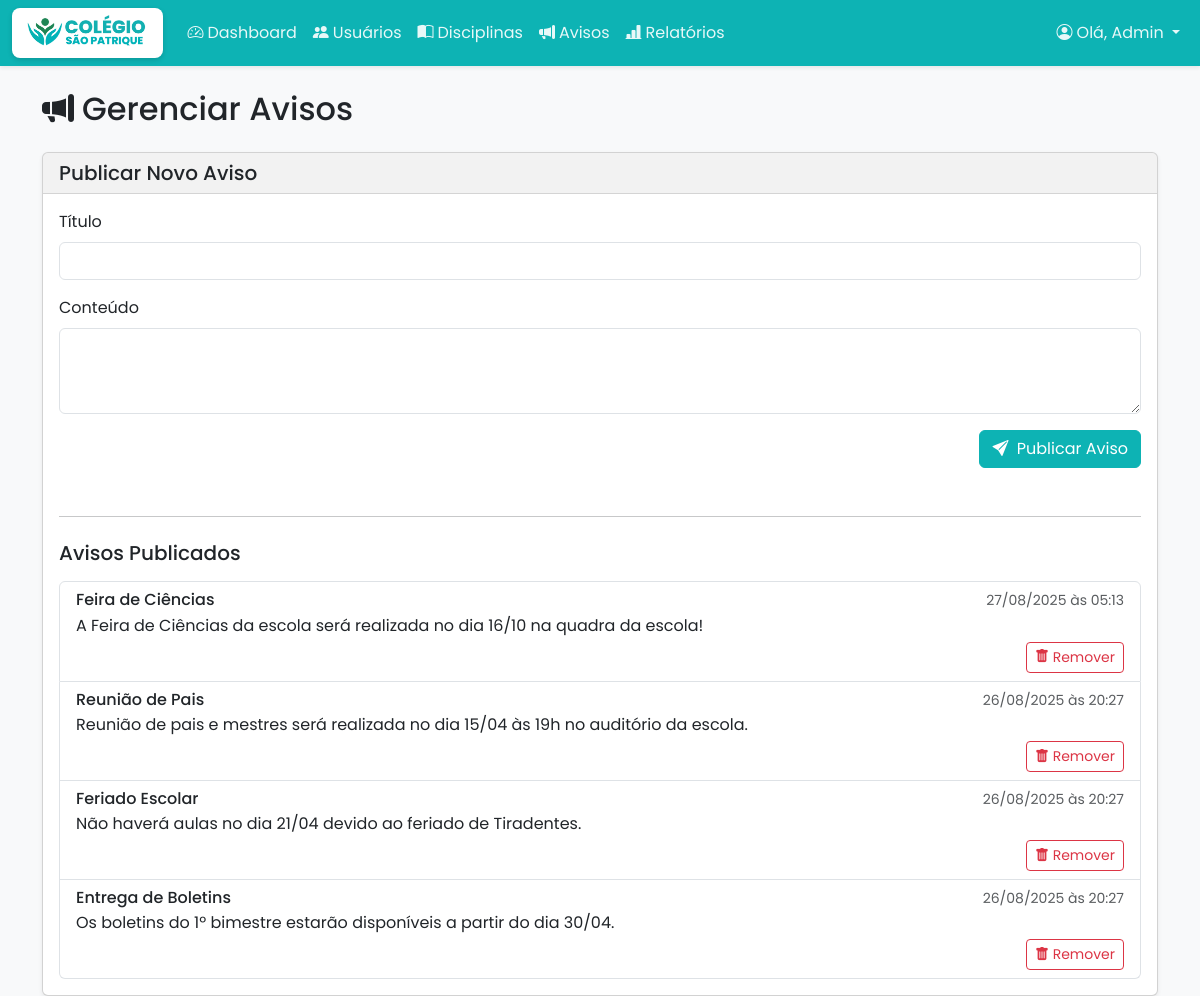
The app's page /gerenciar_avisos (signed in) with its own data.
### tables this page shows
CREATE TABLE aviso (
    id INTEGER PRIMARY KEY AUTOINCREMENT,
    titulo TEXT NOT NULL,
    conteudo TEXT NOT NULL,
    data_publicacao TIMESTAMP DEFAULT CURRENT_TIMESTAMP
);

### app.py (the view, shortened to what this page needs)
@app.route('/gerenciar_avisos', methods=['GET', 'POST'])
@role_required('gestor')
def gerenciar_avisos():
    conn = get_db_connection()
    avisos_db = conn.execute('SELECT * FROM aviso ORDER BY data_publicacao DESC').fetchall()
    avisos_formatados = []
    for aviso in avisos_db:
        aviso_dict = dict(aviso)
        aviso_dict['data_publicacao'] = datetime.strptime(aviso_dict['data_publicacao'], '%Y-%m-%d %H:%M:%S')
        avisos_formatados.append(aviso_dict)
    conn.close()
    return render_template('avisos.html', avisos=avisos_formatados)

### app.py (called while the page is built, shortened)
def role_required(*allowed_roles):
    def decorator(f):
        @wraps(f)
        def decorated_function(*args, **kwargs):
            if "user_id" not in session:
                flash("Você precisa estar logado para acessar esta página.", "warning")
                return redirect(url_for("login"))
            user_role = session.get("user_type") # Usar user_type conforme definido no login
            return f(*args, **kwargs)
        return decorated_function
    return decorator

def get_db_connection():
    conn = sqlite3.connect('escola.db')
    conn.row_factory = sqlite3.Row
    return conn

### templates/avisos.html
{% extends 'base.html' %}
{% block content %}
<div class="d-flex justify-content-between align-items-center mb-4">
    <h2 class="mb-0"><i class="bi bi-megaphone-fill me-2"></i>Gerenciar Avisos</h2>
</div>
<div class="card shadow-sm">
    <div class="card-header">
        <h5 class="mb-0">Publicar Novo Aviso</h5>
    </div>
    <div class="card-body">
        <form method="post" class="mb-5">
            <div class="mb-3">
                <label for="titulo" class="form-label">Título</label>
                <input type="text" name="titulo" id="titulo" class="form-control" required>
            </div>
            <div class="mb-3">
                <label for="conteudo" class="form-label">Conteúdo</label>
                <textarea name="conteudo" id="conteudo" class="form-control" rows="3" required></textarea>
            </div>
            <div class="text-end">
                <button type="submit" class="btn btn-primary">
                    <i class="bi bi-send-fill me-1"></i> Publicar Aviso
                </button>
            </div>
        </form>
        <hr>
        <h5 class="mb-3 mt-4">Avisos Publicados</h5>
        <div class="list-group">
            {% if avisos %}
                {% for aviso in avisos %}
                    <div class="list-group-item">
                        <div class="d-flex w-100 justify-content-between">
                            <h6 class="mb-1">{{ aviso.titulo }}</h6>
                            <small class="text-muted">{{ aviso.data_publicacao.strftime('%d/%m/%Y às %H:%M') }}</small>
                        </div>
                        <p class="mb-1">{{ aviso.conteudo }}</p>
                        <div class="text-end">
                            <a href="{{ url_for('remover_aviso', aviso_id=aviso.id) }}" class="btn btn-sm btn-outline-danger" onclick="return confirm('Tem certeza que deseja remover este aviso?');">
                                <i class="bi bi-trash-fill"></i> Remover
                            </a>
                        </div>
                    </div>
                {% endfor %}
            {% else %}
                <p class="text-center text-muted">Nenhum aviso publicado.</p>
            {% endif %}
        </div>
    </div>
</div>
{% endblock %}

### static/css/style.css (style rules this page uses)
:root { --cor-primaria: #0db3b4; --cor-secundaria: #9fa7ae; --cor-sucesso: #198754; --cor-perigo: #dc3545; --cor-aviso: #ffc107; --cor-info: #07a1a1; --cor-fundo: #f8f9fa; --cor-texto: #212529; }
body { font-family: 'Poppins', sans-serif; background-color: var(--cor-fundo); color: var(--cor-texto); }
.btn-primary { background-color: var(--cor-primaria); border-color: var(--cor-primaria); }
.card-header { background-color: rgba(0, 0, 0, 0.05); border-bottom: 1px solid rgba(0, 0, 0, 0.125); }
a { color: var(--cor-primaria); }

### records on screen
aviso: titulo "Feira de Ciências", data_publicacao "27/08/2025 às 05:13", conteudo "A Feira de Ciências da escola será realizada no dia 16/10 na quadra da escola!"
aviso: titulo "Reunião de Pais", data_publicacao "26/08/2025 às 20:27", conteudo "Reunião de pais e mestres será realizada no dia 15/04 às 19h no auditório da escola."
aviso: titulo "Feriado Escolar", data_publicacao "26/08/2025 às 20:27", conteudo "Não haverá aulas no dia 21/04 devido ao feriado de Tiradentes."
aviso: titulo "Entrega de Boletins", data_publicacao "26/08/2025 às 20:27", conteudo "Os boletins do 1º bimestre estarão disponíveis a partir do dia 30/04."

### other values on screen
{{ session.user_name.split()[0] }} "Admin"
